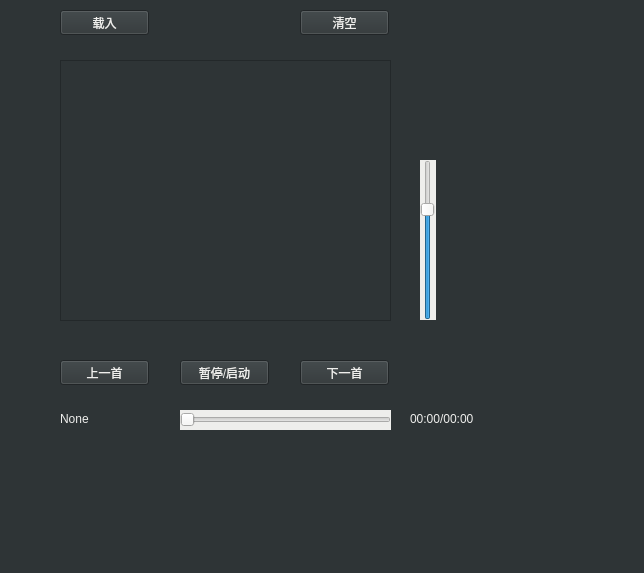
<?xml version="1.0" encoding="UTF-8"?>
<ui version="4.0">
 <class>Form3</class>
 <widget class="QWidget" name="Form3">
  <property name="geometry">
   <rect>
    <x>0</x>
    <y>0</y>
    <width>644</width>
    <height>573</height>
   </rect>
  </property>
  <property name="windowTitle">
   <string>Form</string>
  </property>
  <property name="styleSheet">
   <string notr="true">background-color: rgb(46, 52, 54);</string>
  </property>
  <widget class="QPushButton" name="bt1">
   <property name="geometry">
    <rect>
     <x>180</x>
     <y>360</y>
     <width>89</width>
     <height>25</height>
    </rect>
   </property>
   <property name="styleSheet">
    <string notr="true">color: rgb(238, 238, 236);</string>
   </property>
   <property name="text">
    <string>暂停/启动</string>
   </property>
  </widget>
  <widget class="QPushButton" name="bt2">
   <property name="geometry">
    <rect>
     <x>60</x>
     <y>360</y>
     <width>89</width>
     <height>25</height>
    </rect>
   </property>
   <property name="styleSheet">
    <string notr="true">color: rgb(238, 238, 236);</string>
   </property>
   <property name="text">
    <string>上一首</string>
   </property>
  </widget>
  <widget class="QPushButton" name="bt3">
   <property name="geometry">
    <rect>
     <x>300</x>
     <y>360</y>
     <width>89</width>
     <height>25</height>
    </rect>
   </property>
   <property name="styleSheet">
    <string notr="true">color: rgb(238, 238, 236);</string>
   </property>
   <property name="text">
    <string>下一首</string>
   </property>
  </widget>
  <widget class="QLabel" name="label">
   <property name="geometry">
    <rect>
     <x>60</x>
     <y>410</y>
     <width>111</width>
     <height>17</height>
    </rect>
   </property>
   <property name="styleSheet">
    <string notr="true">color: rgb(238, 238, 236);
font: 6pt &quot;Ubuntu&quot;;</string>
   </property>
   <property name="text">
    <string>None</string>
   </property>
  </widget>
  <widget class="QListWidget" name="listWidget">
   <property name="geometry">
    <rect>
     <x>60</x>
     <y>60</y>
     <width>331</width>
     <height>261</height>
    </rect>
   </property>
   <property name="styleSheet">
    <string notr="true">color: rgb(238, 238, 236);
QListView {
    outline: none;
}

#listWidget::item {
    background-color: #ffffff;
    color: #000000;
    border: transparent;
    border-bottom: 1px solid #dbdbdb;
    padding: 8px;
}

#listWidget::item:hover {
    background-color: #f5f5f5;
}

#listWidget::item:selected {
    border-left: 5px solid #777777;
}

#listWidget_2::item {
    background-color: #393d49;
    color: #ffffff;
    border: transparent;
    padding: 8px;
}

#listWidget_2::item:hover {
    background-color: #4e5465;
}

#listWidget_2::item:selected {
    border-left: 5px solid #009688;
}</string>
   </property>
  </widget>
  <widget class="QSlider" name="process">
   <property name="geometry">
    <rect>
     <x>180</x>
     <y>410</y>
     <width>211</width>
     <height>20</height>
    </rect>
   </property>
   <property name="styleSheet">
    <string notr="true">color: rgb(238, 238, 236);
background-color: rgb(238, 238, 236);</string>
   </property>
   <property name="orientation">
    <enum>Qt::Horizontal</enum>
   </property>
  </widget>
  <widget class="QSlider" name="volumn">
   <property name="geometry">
    <rect>
     <x>420</x>
     <y>160</y>
     <width>16</width>
     <height>160</height>
    </rect>
   </property>
   <property name="styleSheet">
    <string notr="true">background-color: rgb(238, 238, 236);</string>
   </property>
   <property name="value">
    <number>70</number>
   </property>
   <property name="orientation">
    <enum>Qt::Vertical</enum>
   </property>
  </widget>
  <widget class="QPushButton" name="bt4">
   <property name="geometry">
    <rect>
     <x>60</x>
     <y>10</y>
     <width>89</width>
     <height>25</height>
    </rect>
   </property>
   <property name="styleSheet">
    <string notr="true">color: rgb(238, 238, 236);</string>
   </property>
   <property name="text">
    <string>载入</string>
   </property>
  </widget>
  <widget class="QPushButton" name="bt6">
   <property name="geometry">
    <rect>
     <x>300</x>
     <y>10</y>
     <width>89</width>
     <height>25</height>
    </rect>
   </property>
   <property name="styleSheet">
    <string notr="true">color: rgb(238, 238, 236);</string>
   </property>
   <property name="text">
    <string>清空</string>
   </property>
  </widget>
  <widget class="QLabel" name="time">
   <property name="geometry">
    <rect>
     <x>410</x>
     <y>410</y>
     <width>111</width>
     <height>17</height>
    </rect>
   </property>
   <property name="styleSheet">
    <string notr="true">color: rgb(238, 238, 236);</string>
   </property>
   <property name="text">
    <string>00:00/00:00</string>
   </property>
  </widget>
 </widget>
 <resources/>
 <connections/>
</ui>
